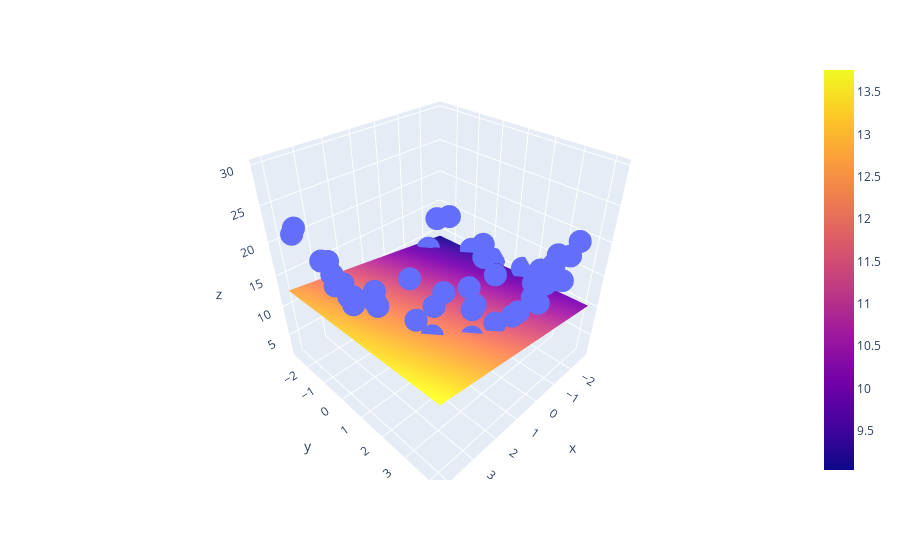

The notebook cell saved with this chart:
### Markdown cell above
Step 2: Applying linear regression

first, let’s try to estimate results with simple linear regression for better understanding and comparison.

- A numpy mesh grid is useful for converting 2 vectors to a coordinating grid, so we can extend this to 3-d instead of 2-d.
- Numpy v-stack is used to stack the arrays vertically(row-wise). This is equivalent to concatenating along axis 1.

### Code cell
lr = LinearRegression()
lr.fit(np.array([x,y]).reshape(100,2),z)

x_input = np.linspace(x.min(), x.max(), 10)
y_input = np.linspace(y.min(), y.max(), 10)
xGrid, yGrid = np.meshgrid(x_input,y_input)

final = np.vstack((xGrid.ravel().reshape(1,100),yGrid.ravel().reshape(1,100))).T

z_final = lr.predict(final).reshape(10,10)

import plotly.graph_objects as go

fig = px.scatter_3d(df, x=x.ravel(), y=y.ravel(), z=z.ravel())

fig.add_trace(go.Surface(x = x_input, y = y_input, z =z_final ))

fig.show()
